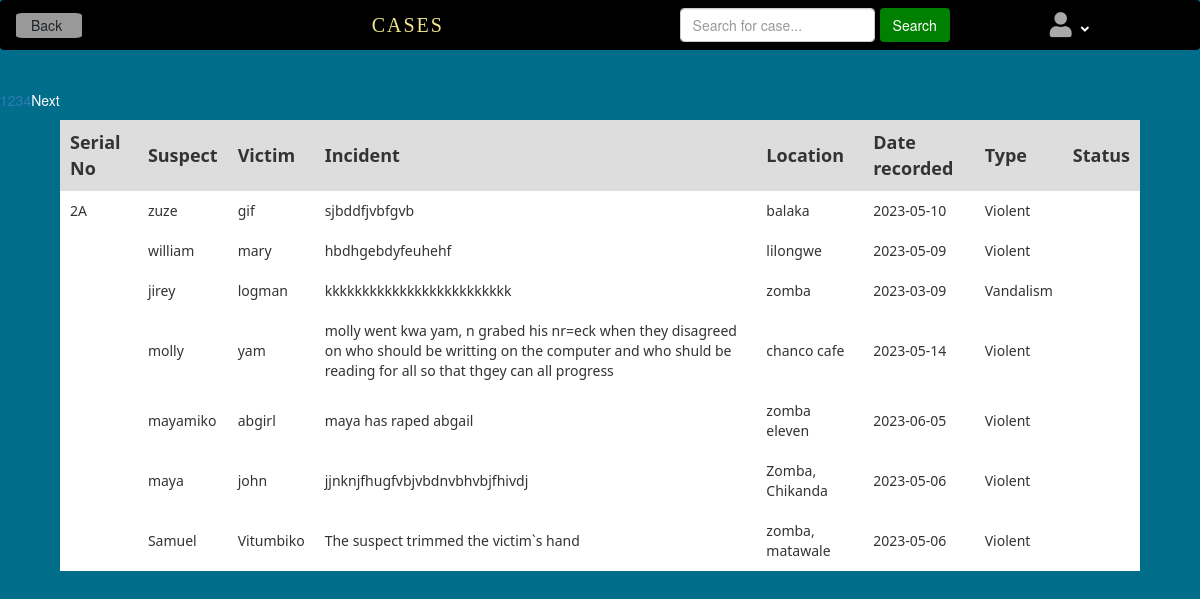
Screenshot of /cases/View-cases-officer.php with the database file from the repository.
### tables this page shows
CREATE TABLE `cases` (
  `suspect_name` text NOT NULL,
  `victim_name` text NOT NULL,
  `incident` varchar(10000) NOT NULL,
  `serial_no` varchar(5) NOT NULL,
  `location` varchar(100) NOT NULL,
  `date` date NOT NULL,
  `type` varchar(50) NOT NULL,
  `file` binary(255) NOT NULL,
  `id` int(11) NOT NULL
);

### cases/View-cases-officer.php (the view, shortened to what this page needs)
<!DOCTYPE html>
<html>
<head>
<link rel="stylesheet" href="https://cdnjs.cloudflare.com/ajax/libs/font-awesome/5.15.3/css/all.min.css">
<link rel="stylesheet" href="https://cdn.jsdelivr.net/npm/bootstrap@5.0.0/css/bootstrap.min.css">
<link rel="stylesheet" href="https://stackpath.bootstrapcdn.com/bootstrap/4.5.0/css/bootstrap.min.css">
<link rel="stylesheet" href="https://maxcdn.bootstrapcdn.com/bootstrap/4.3.1/css/bootstrap.min.css">
<link rel="stylesheet" href="https://maxcdn.bootstrapcdn.com/bootstrap/3.3.7/css/bootstrap.min.css">
</head>
<body>
<header>
<nav class="navbar navbar-expand-lg" style="background-color: black;">
<li><a class="dropdown-item" style=" font-size: 100%; margin-left: 5px; background-color: #999999; border-radius: 10%;" href="../home/officer.php">Back</a></li>
<span class="recordedcases">CASES</span>
      <form method="POST" action="View-cases-officer.php" class="form-inline my-2 my-lg-0">
  <input class="form-control mr-sm-2" type="search" placeholder="Search for case..." aria-label="Search" name="search">
  <button class="btn btn-outline-success my-2 my-sm-0" type="submit" style="color: white; background:green;">Search</button>
</form>
<li class="nav-item dropdown">
                    <a  class="nav-link" href="#"  id="profileDropdown" role="button" data-toggle="dropdown" aria-haspopup="true" aria-expanded="false">
                        <i class="fas fa-user" style="font-size: 25px; margin-left: 90px; color: darkgray;"></i>
                        <i class="fas fa-angle-down" style="margin-left: 5px; color: white; font-size: small; font-weight: 550; transition: transform 0.3s;"></i>
                    </a>
                    </li>
    </nav>
</header>
<table class="cases-table">
<tr>
   <th >Serial No</th>
    <th >Suspect</th>
    <th >Victim</th>
    <th >Incident</th>
    <th >Location</th>
    <th >Date recorded</th>
    <th >Type</th>
    <th >Status</th>
  </tr>
<?php
include('../db/Connections.php');
$records_per_page = 7;
if (!isset($_GET['page'])) {
  $current_page = 1;
} else {
  $current_page = $_GET['page'];
}
$start_record = ($current_page - 1) * $records_per_page;
if (!empty($_POST['search'])) {
  $search = mysqli_real_escape_string($conn, $_POST['search']);
  $sql = "SELECT * FROM cases WHERE suspect_name LIKE '%$search%' OR victim_name LIKE '%$search%'  OR serial_no LIKE '%$search%' OR status LIKE '%$search%' OR type LIKE '%$search%' ORDER BY date DESC LIMIT $start_record, $records_per_page";
} else {
  $sql = "SELECT * FROM cases ORDER BY id DESC LIMIT $start_record, $records_per_page";
}
$result = mysqli_query($conn, $sql);
if (!empty($_POST['search'])) {
  $search = mysqli_real_escape_string($conn, $_POST['search']);
  $sql = "SELECT COUNT(*) FROM cases WHERE suspect_name LIKE '%$search%' OR victim_name LIKE '%$search%'";
} else {
  $sql = "SELECT COUNT(*) FROM cases";
}
$total_records_result = mysqli_query($conn, $sql);
$total_records = mysqli_fetch_array($total_records_result)[0];
$total_pages = ceil($total_records / $records_per_page);
echo '<div class="data-container">';
if(mysqli_num_rows($result) <0){
  $message = "No case recorded.";
}
else if(mysqli_num_rows($result) >0) {
  while ($row = mysqli_fetch_assoc($result)) {
    echo "<tr>";
    echo "<td>" . $row['serial_no'] . "</td>";
    echo "<td>" . $row['suspect_name'] . "</td>";
    echo "<td>" . $row['victim_name'] . "</td>";
    echo "<td>" . $row['incident'] . "</td>";
    echo "<td>" . $row['location'] . "</td>";
    echo "<td>" . $row['date'] . "</td>";
    echo "<td>" . $row['type'] . "</td>";
    echo '<td >' . $row['status'] . '</td>';
  }
}
 else  {
$message = "No suspect, victim, serial or case type named:  ".$_POST['search'];
echo "<div style='color: white; padding: 10px; font-size: 30px; font-weight: 300;'>" . $message . "</div>";
}
echo "<div class='pagination'>";
for ($i = 1; $i <= $total_pages; $i++) {
  if ($i == $current_page) {
    echo "<a class='active' href='View_cases.php?page=".$i."'>".$i."</a>";
  } else {
    echo "<a href='View_cases.php?page=".$i."'>".$i."</a>";
  }
}
if ($current_page < $total_pages) {
  echo "<a  href='View_cases.php?page=".($current_page+1)."' style='color: white;'>Next</a>";
}
?>
</table>
</body>
</html>

### cases/View-cases-officer.php (style rules this page uses)
form { margin-left: 1000px; }
body { background-color: rgb(0, 109, 139); }
table { border-collapse: collapse; text-align: center; background-color: white; margin-top: -10px; margin-bottom: 20px; border-collapse: separate; border-spacing: 1 10px; width: 90%; margin-left: 5%; }
td, th { border: 1px; padding: 10px; }
td { background-color: white; text-align: left; font-family: system-ui, -apple-system, BlinkMacSystemFont, 'Segoe UI', Roboto, Oxygen, Ubuntu, Cantarell, 'Open Sans', 'Helvetica Neue', sans-serif; }
td + td { margin-left: 10px; }
table tr:first-child { background-color: #ddd; font-weight: bold; font-size: 18px; font-family: system-ui, -apple-system, BlinkMacSystemFont, 'Segoe UI', Roboto, Oxygen, Ubuntu, Cantarell, 'Open Sans', 'Helvetica Neue', sans-serif; }
li { list-style: none; }
form { margin-left: 20%; }
.recordedcases { font-weight: 100; margin-left: 25%; color: khaki; font-size: 20px; font-family: normal; letter-spacing: 2px; word-spacing: 10px; }

### rows the page displays
cases: serial_no "2A", suspect_name "zuze", victim_name "gif", incident "sjbddfjvbfgvb", location "balaka", date "2023-05-10", type "Violent"
cases: suspect_name "william", victim_name "mary", incident "hbdhgebdyfeuhehf", location "lilongwe", date "2023-05-09", type "Violent"
cases: suspect_name "jirey", victim_name "logman", incident "kkkkkkkkkkkkkkkkkkkkkkkkk", location "zomba", date "2023-03-09", type "Vandalism"
cases: suspect_name "molly", victim_name "yam", incident "molly went kwa yam, n grabed his nr=eck when they disagreed on who should be writting on the computer and who shuld be reading for all so that thgey can all progress", location "chanco cafe", date "2023-05-14", type "Violent"
cases: suspect_name "mayamiko", victim_name "abgirl", incident "maya has raped abgail", location "zomba eleven", date "2023-06-05", type "Violent"
cases: suspect_name "maya", victim_name "john", incident "jjnknjfhugfvbjvbdnvbhvbjfhivdj", location "Zomba, Chikanda", date "2023-05-06", type "Violent"
cases: suspect_name "Samuel", victim_name "Vitumbiko", incident "The suspect trimmed the victim`s hand", location "zomba, matawale", date "2023-05-06", type "Violent"
